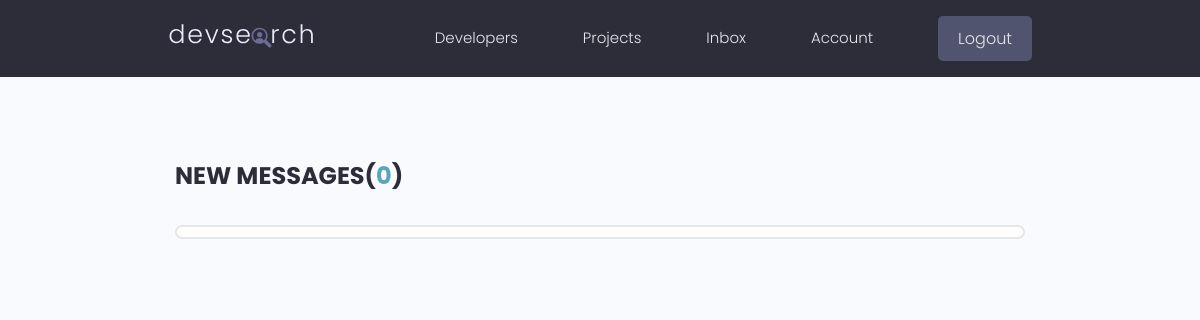
The app's page /inbox/ (signed in), older data.
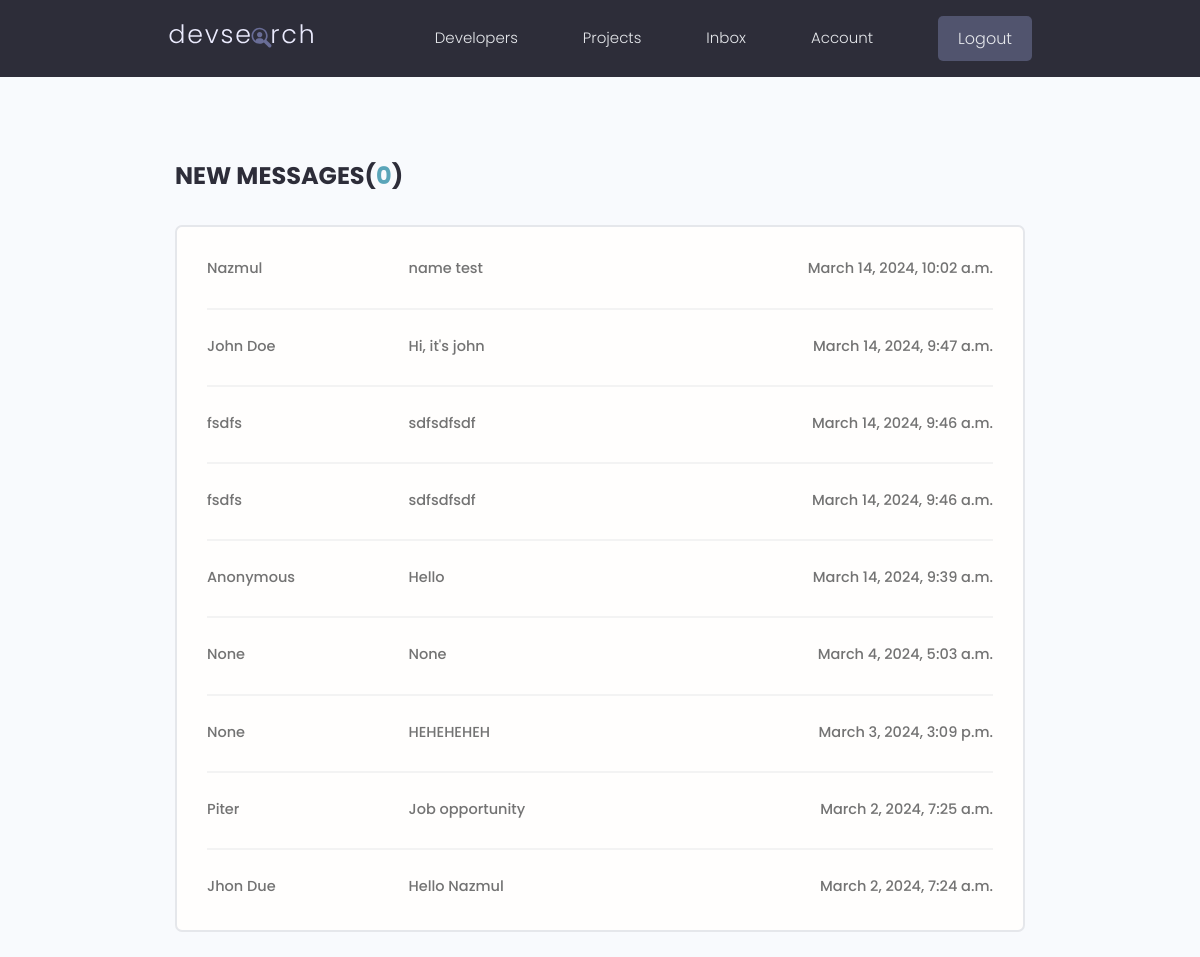
The same page, newer data.
### user/models.py (models this page shows, shortened)
class Message(models.Model):
    sender = models.ForeignKey(Profile, on_delete=models.SET_NULL, null=True, blank=True, related_name='message_sender')
    recipient = models.ForeignKey(Profile, on_delete=models.SET_NULL, null=True, blank=True, related_name='message_recipient')
    name = models.CharField(max_length=200, null=True, blank=True)
    email = models.EmailField(max_length=200, null=True, blank=True)
    subject = models.CharField(max_length=200, null=True, blank=True)
    body = models.TextField()
    is_read = models.BooleanField(default=False, null=True)
    created = models.DateTimeField(auto_now_add=True)
    id = models.UUIDField(default=uuid.uuid4, unique=True, primary_key=True, editable=False)
    class Meta:
        ordering = ['is_read', '-created']

### user/views.py (the view)
# urls.py: path('inbox/', views.inbox, name='inbox'),
@login_required(login_url='login')
def inbox(request):
    profile = request.user.profile
    messages_request = profile.message_recipient.all()                # querying child model by related name from Message model 'ForeignKey'
    unread_messages = messages_request.filter(is_read=False).count()  # counting unread messages
    context = {'messages_request':messages_request, 'unread_messages':unread_messages}
    return render(request, 'user/inbox.html', context)

### user/templates/user/inbox.html
{% extends "main.html" %}
{% block content %}
  <main class="inbox my-xl">
    <div class="content-box">
      <h3 class="inbox__title">New Messages(<span>{{unread_messages}}</span>)</h3>
      <ul class="messages">
        {% for message in messages_request %}
          {% if message.is_read == False %}
          <li class="message message--unread">
          {% else %}
          <li class="message">
          {% endif %}
            <a href="{% url 'message' message.id %}">
              <span class="message__author">{{message.name}}</span>
              <span class="message__subject">{{message.subject}}</span>
              <span class="message__date">{{message.created}}</span>
            </a>
          </li>
        {% endfor %}
      </ul>
    </div>
  </main>
  {% endblock content %}

Row changes from the older to the newer data that the page shows:
added Message: name "Nazmul", subject "name test", created "March 14, 2024, 10:02 a.m."
added Message: name "John Doe", subject "Hi, it's john", created "March 14, 2024, 9:47 a.m."
added Message: name "fsdfs", subject "sdfsdfsdf", created "March 14, 2024, 9:46 a.m."
added Message: name "fsdfs", subject "sdfsdfsdf", created "March 14, 2024, 9:46 a.m."
added Message: name "Anonymous", subject "Hello", created "March 14, 2024, 9:39 a.m."
added Message: name "None", subject "None", created "March 4, 2024, 5:03 a.m."
added Message: name "None", subject "HEHEHEHEH", created "March 3, 2024, 3:09 p.m."
added Message: name "Piter", subject "Job opportunity", created "March 2, 2024, 7:25 a.m."
added Message: name "Jhon Due", subject "Hello Nazmul", created "March 2, 2024, 7:24 a.m."
